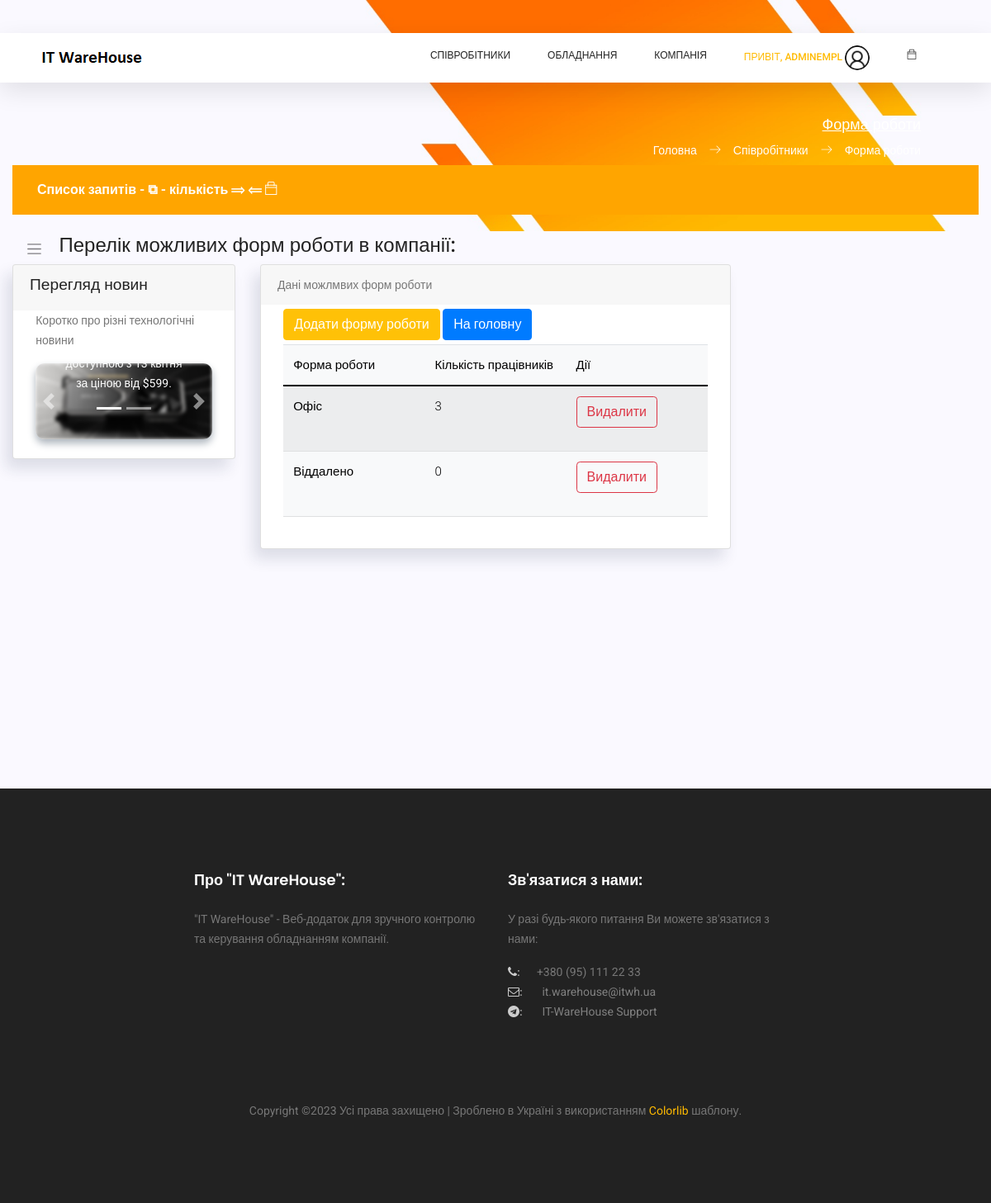
The app's page /employees/ustatus (signed in) with its own data.
### users/models.py (models this page shows, shortened)
class NewUser(AbstractBaseUser, PermissionsMixin):
    email = models.EmailField(_('email address'), unique=True)
    user_name = models.CharField(max_length=150, unique=True)
    start_date = models.DateTimeField(default=timezone.now)
    is_staff = models.BooleanField(default=False)
    is_active = models.BooleanField(default=False)
    is_employee = models.BooleanField(default=False)
    objects = CustomAccountManager()
    USERNAME_FIELD = 'email'
    REQUIRED_FIELDS = ['user_name']

### employees/models.py (models this page shows, shortened)
class UserStatus(models.Model):
    ustatus = models.CharField(max_length=50, unique=True, verbose_name='Форма роботи')

### employees/views.py (the view)
# urls.py: path('ustatus', ustatus_list, name='ustatus-list'),
@login_required
def ustatus_list(request):
    context = {
        'page_title': 'Форма роботи',
        'app_name': 'Співробітники',
        'page_name': 'Форма роботи'
    }
    user_admin = 0
    if request.user.groups.filter(name='Admins').exists():
        user_admin = 1
    user_status_list = None
    if len(UserStatus.objects.all()) > 0:
        all_user_status = UserStatus.objects.all()
        user_status_list = []
        for u_status in all_user_status:
            try:
                Employees.objects.filter(status=u_status.id)
            except:
                emp_count = 0
            else:
                emp_count = len(Employees.objects.filter(status=u_status.id))
            our_status_data = (u_status, emp_count)
            user_status_list.append(our_status_data)
    context['user_admin'] = user_admin
    context['ustatus_list'] = user_status_list
    return render(request, 'employees/ustatus_list.html', context=context)

### templates/employees/ustatus_list.html (shortened to what this page needs)
{% extends '_layouts/base.html' %}
{% load static %}
{% block content %}
<div style="background: #faf9ff; padding-bottom: 230px;">
    <div class="main-content container-fluid">
        <div class="page-title">
            <nav class="navbar navbar-header navbar-expand navbar-light headli-1">
                <a class="sidebar-toggler" href="#"><span class="navbar-toggler-icon"></span></a>
            </nav>
            <h3 class="headli-1">Перелік можливих форм роботи в компанії:</h3>
        </div>
        <section class="section">
            <div class="row mb-4">
                <div class="col-md-3">
                    <div class="card" >
                        <div class="card-header" >
                            <h4>Перегляд новин</h4>
                        </div>
                        <div class="card-body" >
                            <div class="row" >
                                <div class="col-md-12" >
                                    <p>Коротко про різні технологічні новини</p>
                                    <div id="carouselExampleCaptions" class="carousel slide" data-ride="carousel" >
                                        <ol class="carousel-indicators">
                                            <li data-bs-target="#carouselExampleCaptions" data-slide-to="0" class="active"></li>
                                            <li data-bs-target="#carouselExampleCaptions" data-slide-to="1"></li>
                                        </ol>
                                        <div class="carousel-inner" >
                                            <div class="carousel-item active" >
                                                <img src="{% static 'static_f_2/images/cpsamples/newsphoto1.jpg' %}" class="d-block w-100 main-img-n" alt="...">
                                                <div class="carousel-caption d-none d-md-block" >
                                                    <p>Відеокарта буде доступною з 13 квітня за ціною від $599.</p>
                                                </div>
                                            </div>
                                        </div>
                                        <a class="carousel-control-prev" href="#carouselExampleCaptions" role="button" data-slide="prev">
                                            <span class="carousel-control-prev-icon" aria-hidden="true"></span>
                                        </a>
                                        <a class="carousel-control-next" href="#carouselExampleCaptions" role="button" data-slide="next">
                                            <span class="carousel-control-next-icon" aria-hidden="true"></span>
                                        </a>
                                    </div>
                                </div>
                            </div>
                        </div>
                    </div>
                </div>
                <div class="col-md-6">
                    <div class="card">
                        <div class="card-header">
                            Дані можлмвих форм роботи
                        </div>
                        <div class="card-body">
                            <div class="dataTable-wrapper dataTable-loading no-footer sortable searchable fixed-columns" >
                                <div class="dataTable-top">
                                    <div style="display: block; gap: 10px; margin: 5px 0;">
                                        <a href="/employees/ustatus_create" class="btn btn-warning my-btn">Додати форму роботи</a>
                                        <a href="/main/main_page" class="btn btn-primary my-btn">На головну</a>
                                    </div>
                                </div>
                                <div class="dataTable-container capitalizer" >
                                    {% if ustatus_list %}
                                    <table class="table table-striped table-light dataTable-table" id="table1"       >
                                        <thead>
                                        <tr>
                                            <th data-sortable="" style="width: 30%;">
                                                <li href="#" class="dataTable-sorter colorizer">Форма роботи</li>
                                            </th>
                                            <th data-sortable="" style="width: 30%;">
                                                <li href="#" class="dataTable-sorter colorizer">Кількість працівників</li>
                                            </th>
                                            <th data-sortable="" style="width: 30%;">
                                                <li href="#" class="dataTable-sorter colorizer">Дії</li>
                                            </th>
                                        </tr>
                                        </thead>
                                        <tbody>
                                        {% for u_status, emp_count in ustatus_list %}
                                        <tr>
                                            <td class="colorizer" style="font-weight: 300;">{{ u_status.ustatus }}</td>
                                            <td class="colorizer" style="font-weight: 300;">{{ emp_count}}</td>
                                            <td>
                                                <div class="btn-group mb-3" role="group" aria-label="Basic example">
                                                    <a class="btn btn-outline-danger" href="/employees/ustatus_delete/{{ u_status.id }}">
                                                        Видалити
                                                    </a>
                                                </div>
                                            </td>
                                        </tr>
                                        {% endfor %}
                                        </tbody>
                                    </table>
                                    {% endif %}
                                </div>
                            </div>
                        </div>
                    </div>
                </div>
            </div>
        </section>
    </div>
</div>
{% endblock content %}

### templates/_layouts/header.html (shortened to what this page needs)
{% load static %}
<header class="header_area sticky-header">
	<div class="main_menu">
			<nav class="navbar navbar-expand-lg navbar-light main_box">
				<div class="container">
					<a class="navbar-brand logo_h" href="/">
						<img src="{% static 'static_f_1/img/logo.png' %}" alt="IT WareHouse Project Logo">
					</a>
					<div class="collapse navbar-collapse offset" id="navbarSupportedContent">
						<ul class="nav navbar-nav menu_nav ml-auto">
							{% if not user.is_authenticated %}
								<li class="nav-item"><a class="nav-link" href="/">Вхід до Системи</a></li>
							{% else %}
								{% if user_data.u_group == 'Admins' or user_admin == 1%}
								<li class="nav-item submenu dropdown">
									<a href="#" class="nav-link dropdown-toggle" data-toggle="dropdown" role="button"
									   aria-haspopup="true" aria-expanded="false">Співробітники</a>
								</li>
								{% endif %}
								<li class="nav-item submenu dropdown">
									<a href="#" class="nav-link dropdown-toggle" data-toggle="dropdown"
									   role="button" aria-haspopup="true" aria-expanded="false">Обладнання</a>
								</li>
								<li class="nav-item submenu dropdown">
									<a href="#" class="nav-link dropdown-toggle" data-toggle="dropdown" role="button"
									   aria-haspopup="true" aria-expanded="false">Компанія</a>
								</li>
								<li class="nav-item submenu dropdown active">
									<a href="#" class="nav-link dropdown-toggle" data-toggle="dropdown" role="button"
									   aria-haspopup="true" aria-expanded="false">
										<span>Привіт, {{ user.user_name }}</span>
										{% if employee_data.photo %}
										<span><span><img width="30px" height="30px" class="profile-img"
														 src="/media/{{ employee_data.photo }}" alt=""></span>
										</span>
										{% else %}
										<span><span><img width="30px" height="30px" class="profile-img"
													 src="/media/photos/default_user.jpg" alt=""></span>
										</span>
										{% endif %}
										</a>
								</li>
								<li class="nav-item submenu dropdown">
									<a href="#" class="nav-link dropdown-toggle">
										<span class="ti-bag"></span>
									</a>
								</li>
							{% endif %}
						</ul>
					</div>
				</div>
			</nav>
	</div>
</header>

### static/static_f_2/css/app.css (style rules this page uses)
a { text-decoration:none }
a,button { outline:0 }
.btn.btn-danger,.btn.btn-dark,.btn.btn-info,.btn.btn-light,.btn.btn-link,.btn.btn-primary,.btn.btn-secondary,.btn.btn-success,.btn.btn-warning { color:#fff }
.btn-group>.btn { border-radius:.267rem }
.carousel-inner { border-radius:.7rem;box-shadow:0 5px 10px #adb5bd }
.dropdown-toggle:after { color:#fff }
.card { box-shadow:-8px 12px 18px 0 rgba(25,42,70,.13);margin-bottom:2.2rem }
.card .card-header { border:none }
.card .card-header h4 { font-size:1.2rem }
.card .card-header~.card-body { padding-top:0 }
.card .card-body { padding:1.4rem 1.7rem }
.dataTable-table td,.dataTable-table thead th,.table td,.table thead th { vertical-align:middle }
.dataTable-table thead th,.table thead th { border-bottom:2px solid #475f7b }
.dataTable-container { overflow-x:auto }

### templates/_layouts/header.html (style rules this page uses)
.header_area .navbar .nav .nav-item .nav-link { padding: 1px 0; }
.profile-img { object-fit: cover; border-radius: 15px; }

### records on screen
NewUser: user_name "ADMINEMPL"
UserStatus: ustatus "Офіс", id "3"
UserStatus: ustatus "Віддалено", emp_count "0"

### other values on screen
{{ page_title }} "Форма роботи"
{{ app_name }} "Співробітники"
{{ page_name }} "Форма роботи"
